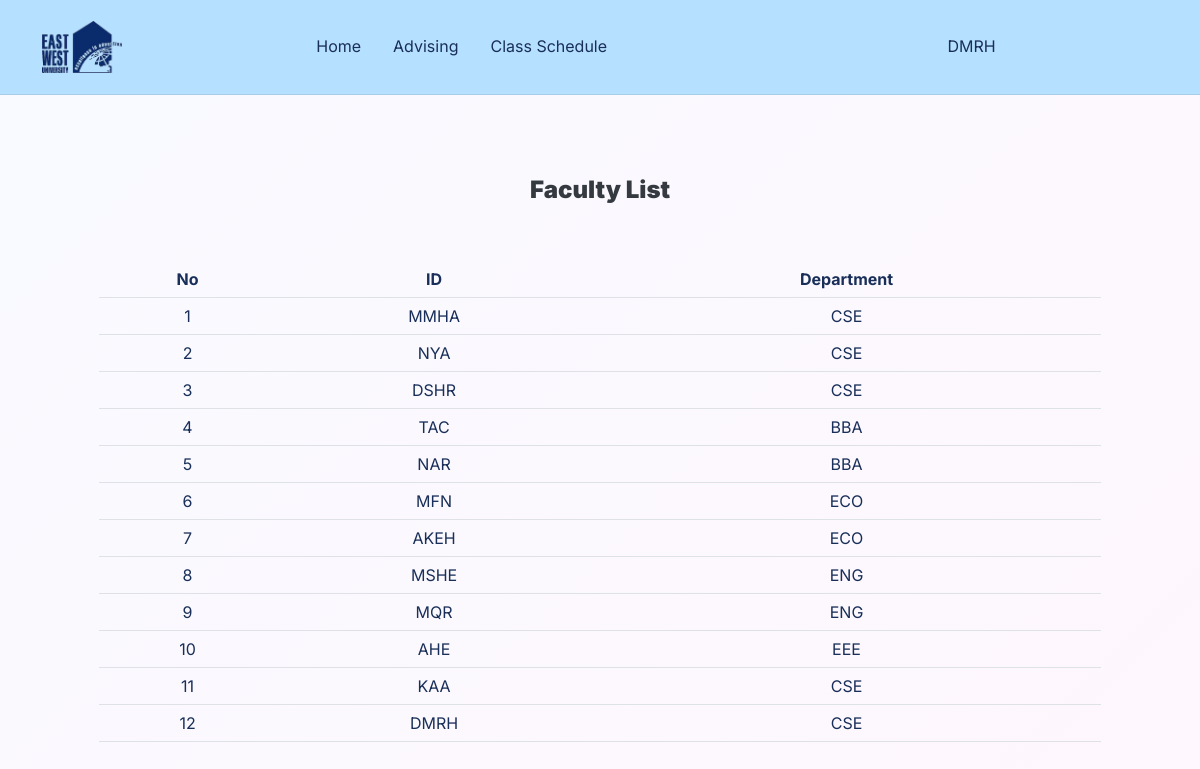
/facultylist/ (signed in), run on the app's committed database.
### home/models.py (models this page shows, shortened)
class User(AbstractUser):
    is_student = models.BooleanField(default=False)
    is_faculty = models.BooleanField(default=False)

class Faculty(models.Model):
    user = models.OneToOneField(User, on_delete=models.CASCADE, primary_key=True)
    dept = models.CharField(verbose_name="Department", max_length=200, null=False, blank=False)

### home/views.py (the view)
# urls.py: path('facultylist/', views.FacultyListView, name='faculty_list'),
def FacultyListView(request):
    faculty = Faculty.objects.all();
    return render(request, 'home/faculty_list.html', {'fac': faculty});

### templates/home/faculty_list.html (shortened to what this page needs)
{% extends 'home/base.html' %}
{% load crispy_forms_filters %}
{% load crispy_forms_tags %}
{% block content %}
    <header class="bg-primary-gradient pt-6">
        <div class="container">
            <div class="row pt-5">
                <div class="col-md-8 col-xl-6 text-center text-md-start mx-auto">
                    <div class="text-center pb-5"><h4 class="fw-bold text-dark mb-2"><strong>Faculty List</strong><br>
                    </h4></div>
                    <div class="text-center pb-5">
                        {% if fac %}
                            <table class="table table-hover text-center">
                                <tr>
                                    <th>No</th>
                                    <th>ID</th>
                                    <th>Department</th>
                                </tr>
                                {% for f in fac %}
                                    <tr>
                                        <td>{{ forloop.counter }}</td>
                                        <td>{{ f.user }}</td>
                                        <td>{{ f.dept }}</td>
                                    </tr>
                                {% endfor %}
                            </table>
                        {% else %}
                            <br><br>
                            <h4>0 Result</h4>
                        {% endif %}
                    </div>
                </div>
            </div>
        </div></header>
{% endblock %}

### templates/home/base.html (shortened to what this page needs)
{% load static %}
<html lang="en">
<head>
    <link rel="stylesheet" href="{% static 'assets/bootstrap/css/bootstrap.min.css' %}">
    <link rel="stylesheet" href="{% static 'assets/fonts/fontawesome-all.min.css' %}">
    <link rel="stylesheet" href="{% static 'assets/css/styles.min.css' %}">
</head>
<body style="background-position: 0 -60px;">
{% if request.user.is_authenticated %}
    <nav class="navbar navbar-light navbar-expand-md fixed-top navbar-shrink py-3" id="mainNav">
        <div class="container"><a class="navbar-brand d-flex align-items-center" href="{% url 'home' %}"><img
                class="nav-logo" src="{% static 'assets/img/ewu.png' %}"></a>
            <div class="collapse navbar-collapse" id="navcol-1">
                {% if request.user.is_faculty %}
                    <ul class="navbar-nav mx-auto">
                        <li class="nav-item"><a class="nav-link nav-txt" href="{% url 'home' %}">Home</a></li>
                        <li class="nav-item"><a class="nav-link nav-txt"
                                                href="{% url 'advising_by_faculty' %}">Advising</a>
                        </li>
                        <li class="nav-item"><a class="nav-link nav-txt" href="{% url 'f_schedule' %}">Class
                            Schedule</a></li>
                    </ul>
                {% endif %}
                <ul class="navbar-nav mx-auto align-items-center">
                    <li class="nav-item">
                        <div class="nav-item dropdown"><a aria-expanded="false" data-bs-toggle="dropdown"
                                                          class="nav-txt"
                                                          href="#">{{ request.user }}</a>
                        </div>
                    </li>
                </ul>
            </div>
        </div>
    </nav>
{% endif %}
<div>
    {% block content %}
    {% endblock content %}
</div>
</body>
</html>

### data on the page
User: user "DMRH"
Faculty: user "MMHA", dept "CSE"
Faculty: user "NYA", dept "CSE"
Faculty: user "DSHR", dept "CSE"
Faculty: user "TAC", dept "BBA"
Faculty: user "NAR", dept "BBA"
Faculty: user "MFN", dept "ECO"
Faculty: user "AKEH", dept "ECO"
Faculty: user "MSHE", dept "ENG"
Faculty: user "MQR", dept "ENG"
Faculty: user "AHE", dept "EEE"
Faculty: user "KAA", dept "CSE"
Faculty: user "DMRH", dept "CSE"
